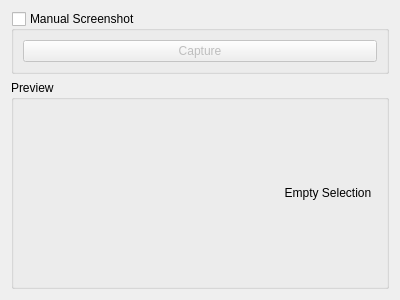
<?xml version="1.0" encoding="UTF-8"?>
<ui version="4.0">
 <class>thumbnailWidget</class>
 <widget class="QWidget" name="thumbnailWidget">
  <property name="geometry">
   <rect>
    <x>0</x>
    <y>0</y>
    <width>400</width>
    <height>300</height>
   </rect>
  </property>
  <property name="windowTitle">
   <string>Form</string>
  </property>
  <layout class="QVBoxLayout" name="verticalLayout">
   <item>
    <widget class="QGroupBox" name="manualScreenshotBox">
     <property name="sizePolicy">
      <sizepolicy hsizetype="Preferred" vsizetype="Maximum">
       <horstretch>0</horstretch>
       <verstretch>0</verstretch>
      </sizepolicy>
     </property>
     <property name="title">
      <string>Manual Screenshot</string>
     </property>
     <property name="checkable">
      <bool>true</bool>
     </property>
     <property name="checked">
      <bool>false</bool>
     </property>
     <layout class="QHBoxLayout" name="horizontalLayout_3">
      <item>
       <widget class="QPushButton" name="captureButton">
        <property name="text">
         <string>Capture</string>
        </property>
       </widget>
      </item>
     </layout>
    </widget>
   </item>
   <item>
    <widget class="QGroupBox" name="groupBox">
     <property name="title">
      <string>Preview</string>
     </property>
     <property name="checkable">
      <bool>false</bool>
     </property>
     <layout class="QHBoxLayout" name="horizontalLayout_2">
      <property name="spacing">
       <number>0</number>
      </property>
      <property name="leftMargin">
       <number>0</number>
      </property>
      <property name="topMargin">
       <number>0</number>
      </property>
      <property name="rightMargin">
       <number>0</number>
      </property>
      <property name="bottomMargin">
       <number>0</number>
      </property>
      <item>
       <widget class="QGraphicsView" name="previewView">
        <property name="styleSheet">
         <string notr="true">background: transparent</string>
        </property>
       </widget>
      </item>
      <item>
       <widget class="QLabel" name="emptySelectionLabel">
        <property name="sizePolicy">
         <sizepolicy hsizetype="Expanding" vsizetype="Expanding">
          <horstretch>0</horstretch>
          <verstretch>0</verstretch>
         </sizepolicy>
        </property>
        <property name="text">
         <string>Empty Selection</string>
        </property>
        <property name="alignment">
         <set>Qt::AlignCenter</set>
        </property>
       </widget>
      </item>
     </layout>
    </widget>
   </item>
  </layout>
 </widget>
 <resources/>
 <connections/>
</ui>
